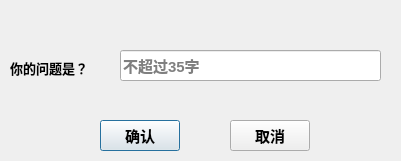
<?xml version="1.0" encoding="UTF-8"?>
<ui version="4.0">
 <class>question_edit</class>
 <widget class="QDialog" name="question_edit">
  <property name="geometry">
   <rect>
    <x>0</x>
    <y>0</y>
    <width>401</width>
    <height>161</height>
   </rect>
  </property>
  <property name="windowTitle">
   <string>Dialog</string>
  </property>
  <widget class="QLabel" name="label">
   <property name="geometry">
    <rect>
     <x>10</x>
     <y>60</y>
     <width>91</width>
     <height>16</height>
    </rect>
   </property>
   <property name="font">
    <font>
     <family>Arial</family>
     <pointsize>10</pointsize>
     <weight>75</weight>
     <bold>true</bold>
    </font>
   </property>
   <property name="text">
    <string>你的问题是？</string>
   </property>
  </widget>
  <widget class="QPushButton" name="sure">
   <property name="geometry">
    <rect>
     <x>100</x>
     <y>120</y>
     <width>80</width>
     <height>31</height>
    </rect>
   </property>
   <property name="font">
    <font>
     <family>Agency FB</family>
     <pointsize>11</pointsize>
     <weight>75</weight>
     <bold>true</bold>
    </font>
   </property>
   <property name="text">
    <string>确认</string>
   </property>
  </widget>
  <widget class="QPushButton" name="cancel">
   <property name="geometry">
    <rect>
     <x>230</x>
     <y>120</y>
     <width>80</width>
     <height>31</height>
    </rect>
   </property>
   <property name="font">
    <font>
     <family>Arial</family>
     <pointsize>11</pointsize>
     <weight>75</weight>
     <bold>true</bold>
    </font>
   </property>
   <property name="text">
    <string>取消</string>
   </property>
  </widget>
  <widget class="QLineEdit" name="question">
   <property name="geometry">
    <rect>
     <x>120</x>
     <y>50</y>
     <width>261</width>
     <height>31</height>
    </rect>
   </property>
   <property name="font">
    <font>
     <family>Arial</family>
     <pointsize>11</pointsize>
     <weight>75</weight>
     <bold>true</bold>
    </font>
   </property>
   <property name="placeholderText">
    <string>不超过35字</string>
   </property>
  </widget>
 </widget>
 <resources/>
 <connections/>
</ui>
